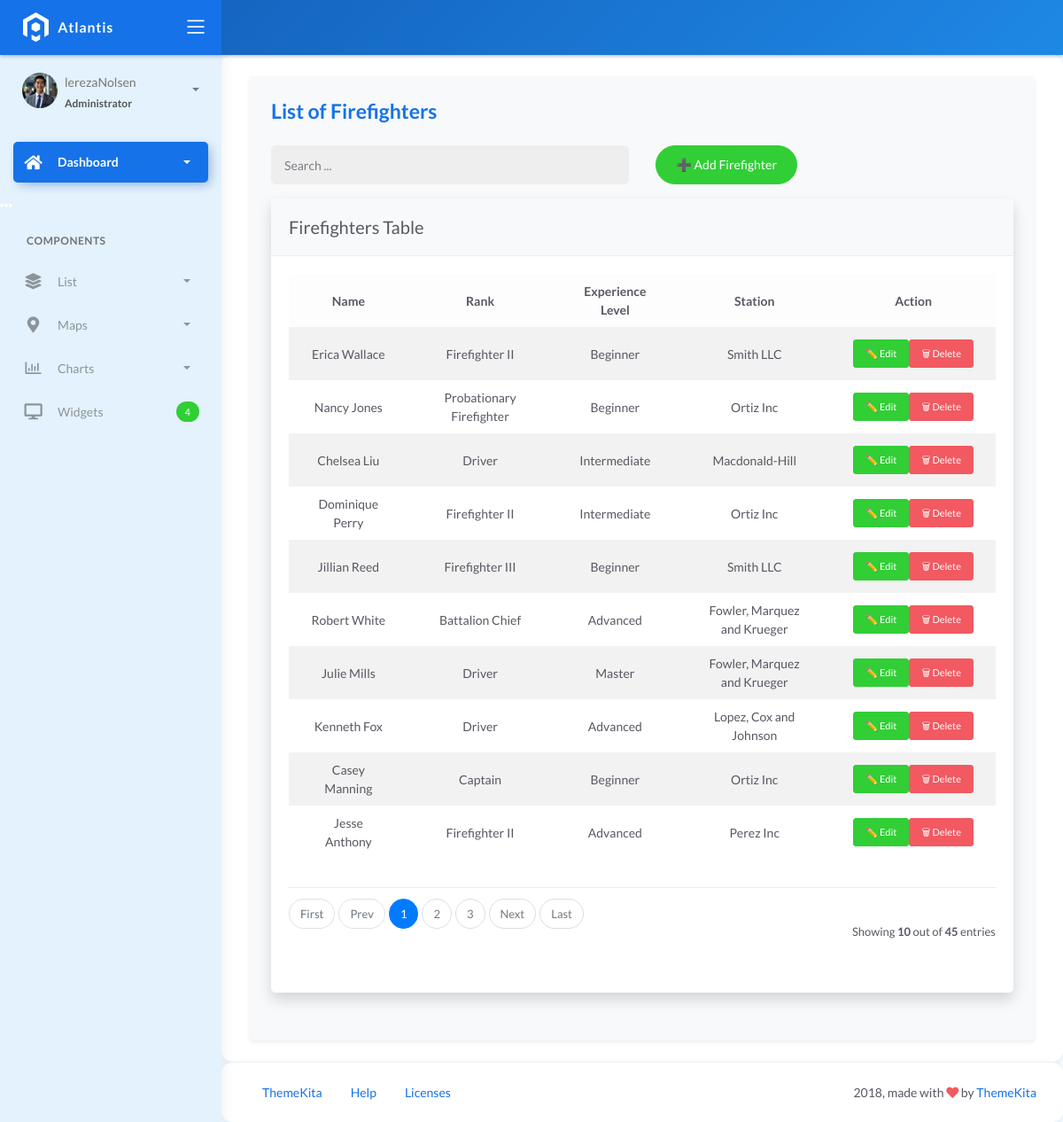
/firefighters/, run on an earlier commit of the app's database.
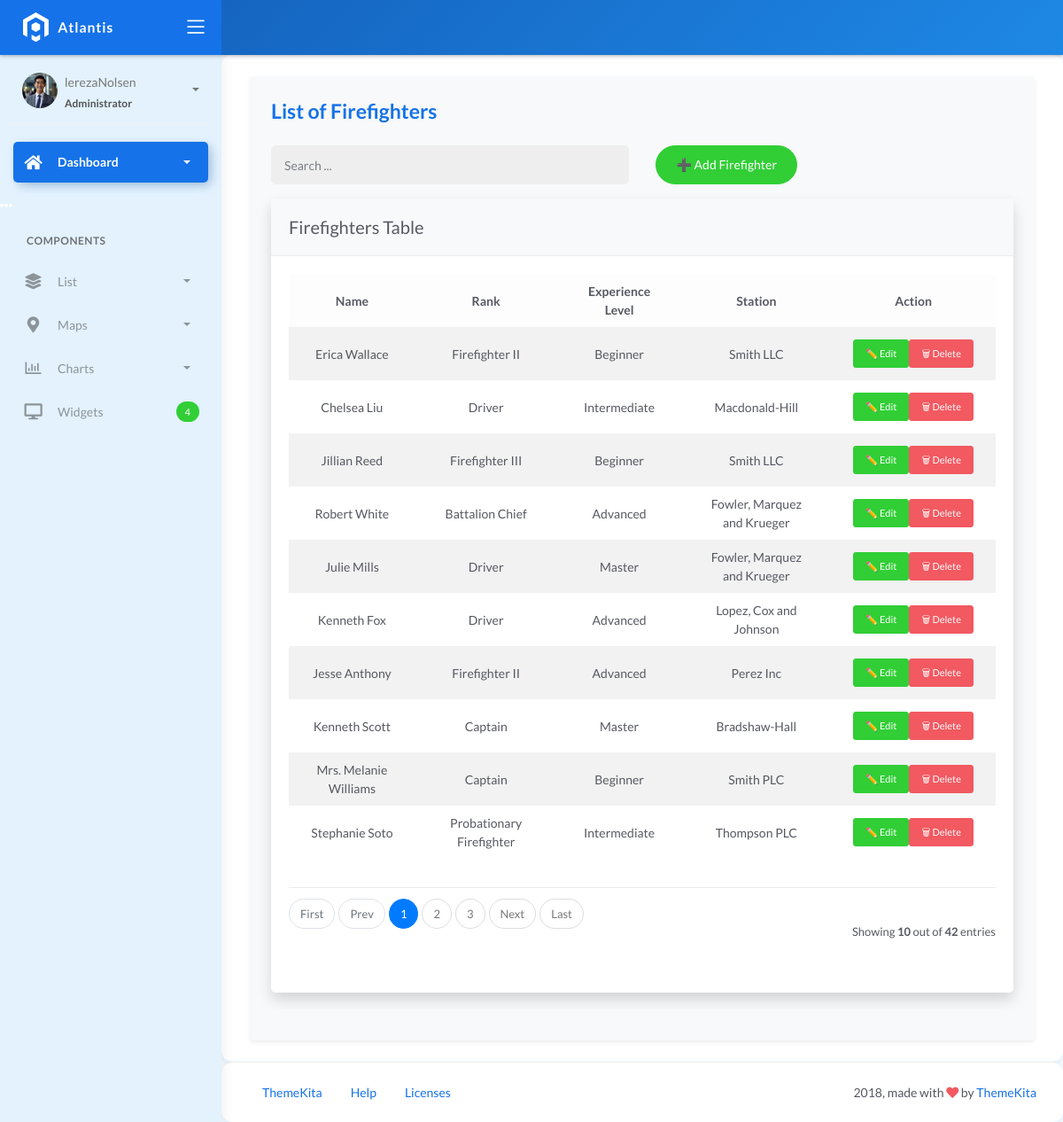
And on a later commit of the database.
### fire/models.py (models this page shows, shortened)
class BaseModel(models.Model):
    created_at = models.DateTimeField(auto_now_add=True, db_index=True)
    updated_at = models.DateTimeField(auto_now=True)
    class Meta:
        abstract = True

class Firefighters(BaseModel):
    XP_CHOICES = (
        ('Probationary Firefighter', 'Probationary Firefighter'),
        ('Firefighter I', 'Firefighter I'),
        ('Firefighter II', 'Firefighter II'),
        ('Firefighter III', 'Firefighter III'),
        ('Driver', 'Driver'),
        ('Captain', 'Captain'),
        ('Battalion Chief', 'Battalion Chief'),)
    name = models.CharField(max_length=150)
    rank = models.CharField(
        max_length=45, null=True, blank=True, choices=XP_CHOICES)
    experience_level = models.CharField(max_length=150)
    station = models.ForeignKey(FireStation, on_delete=models.CASCADE)

class FireStation(BaseModel):
    name = models.CharField(max_length=150)
    latitude = models.DecimalField(
        max_digits=22, decimal_places=16, null=True, blank=True)
    longitude = models.DecimalField(
        max_digits=22, decimal_places=16, null=True, blank=True)
    address = models.CharField(max_length=150)
    city = models.CharField(max_length=150)  # can be in separate table
    country = models.CharField(max_length=150)  # can be in separate table
    def __str__(self):
        return self.name

### fire/views.py (the view, shortened to what this page needs)
# urls.py: path('firefighters/', FirefightersList.as_view(), name='firefighters-list'),
class FirefightersList(ListView):
    model = Firefighters
    template_name = 'firefighters_list.html'
    context_object_name = 'firefighters'
    paginate_by = 10
    def get_queryset(self, *args, **kwargs):
        qs = super().get_queryset(*args, **kwargs)
        query = self.request.GET.get("q")
        return qs

### templates/Firefighters_list.html (shortened to what this page needs)
{% extends 'base.html' %}
{% load static %}
{% block content %}
<div class="content">
  <div class="page-inner">
    <div class="container bg-light p-4 rounded shadow-sm">
      <h4 class="page-title text-primary mb-4">List of Firefighters</h4>
      <div class="row mb-3">
        <div class="col-md-6">
          <form class="navbar-left navbar-form nav-search" action="{% url 'firefighters-list' %}">
            <div class="input-group">
              <input type="text" placeholder="Search ..." class="form-control" name="q" value="{{ request.GET.q }}">
              <div class="input-group-append">
                <span class="input-group-text">
                </span>
              </div>
            </div>
          </form>
        </div>
        <div class="col-md-6 text-end">
          <a href="{% url 'firefighters-add' %}" class="btn btn-success btn-rounded">➕ Add Firefighter</a>
        </div>
      </div>
      <div class="card border-0 shadow rounded-4">
        <div class="card-header bg-light text-dark border-bottom rounded-top-4">
          <div class="card-title mb-0 fw-semibold">Firefighters Table</div>
        </div>
        <div class="card-body">
          <div class="table-responsive">
            <table class="table table-hover table-striped align-middle text-center">
              <thead class="table-light">
                <tr>
                  <th>Name</th>
                  <th>Rank</th>
                  <th>Experience Level</th>
                  <th>Station</th>
                  <th>Action</th>
                </tr>
              </thead>
              <tbody>
                {% for object in object_list %}
                <tr>
                  <td>{{ object.name }}</td>
                  <td>{{ object.rank }}</td>
                  <td>{{ object.experience_level }}</td>
                  <td>{{ object.station }}</td>
                  <td>
                    <div class="d-flex justify-content-center gap-2">
                      <a href="{% url 'firefighters-update' object.pk %}" class="btn btn-sm btn-success">✏️ Edit</a>
                      <a href="{% url 'firefighters-delete' object.pk %}" class="btn btn-sm btn-danger">🗑 Delete</a>
                    </div>
                  </td>
                </tr>
                {% empty %}
                <tr>
                  <td colspan="5" class="text-center text-muted py-4">
                    <strong>No Records Found</strong>
                  </td>
                </tr>
                {% endfor %}
              </tbody>
            </table>
          </div>
          {% include 'includes/pagination.html' %}
        </div>
      </div>
    </div>
  </div>
</div>
{% endblock %}

What changed in the data, as far as the page shows it:
removed Firefighters: name "Nancy Jones", rank "Probationary Firefighter", experience_level "Beginner", station "Ortiz Inc"
removed Firefighters: name "Dominique Perry", rank "Firefighter II", experience_level "Intermediate", station "Ortiz Inc"
removed Firefighters: name "Casey Manning", rank "Captain", experience_level "Beginner", station "Ortiz Inc"
now on this page (row unchanged): Firefighters: name "Kenneth Scott", rank "Captain", experience_level "Master", station "Bradshaw-Hall"
now on this page (row unchanged): Firefighters: name "Mrs. Melanie Williams", rank "Captain", experience_level "Beginner", station "Smith PLC"
now on this page (row unchanged): Firefighters: name "Stephanie Soto", rank "Probationary Firefighter", experience_level "Intermediate", station "Thompson PLC"
Also different on the page:
{{ paginator.count }}: "45" → "42"
